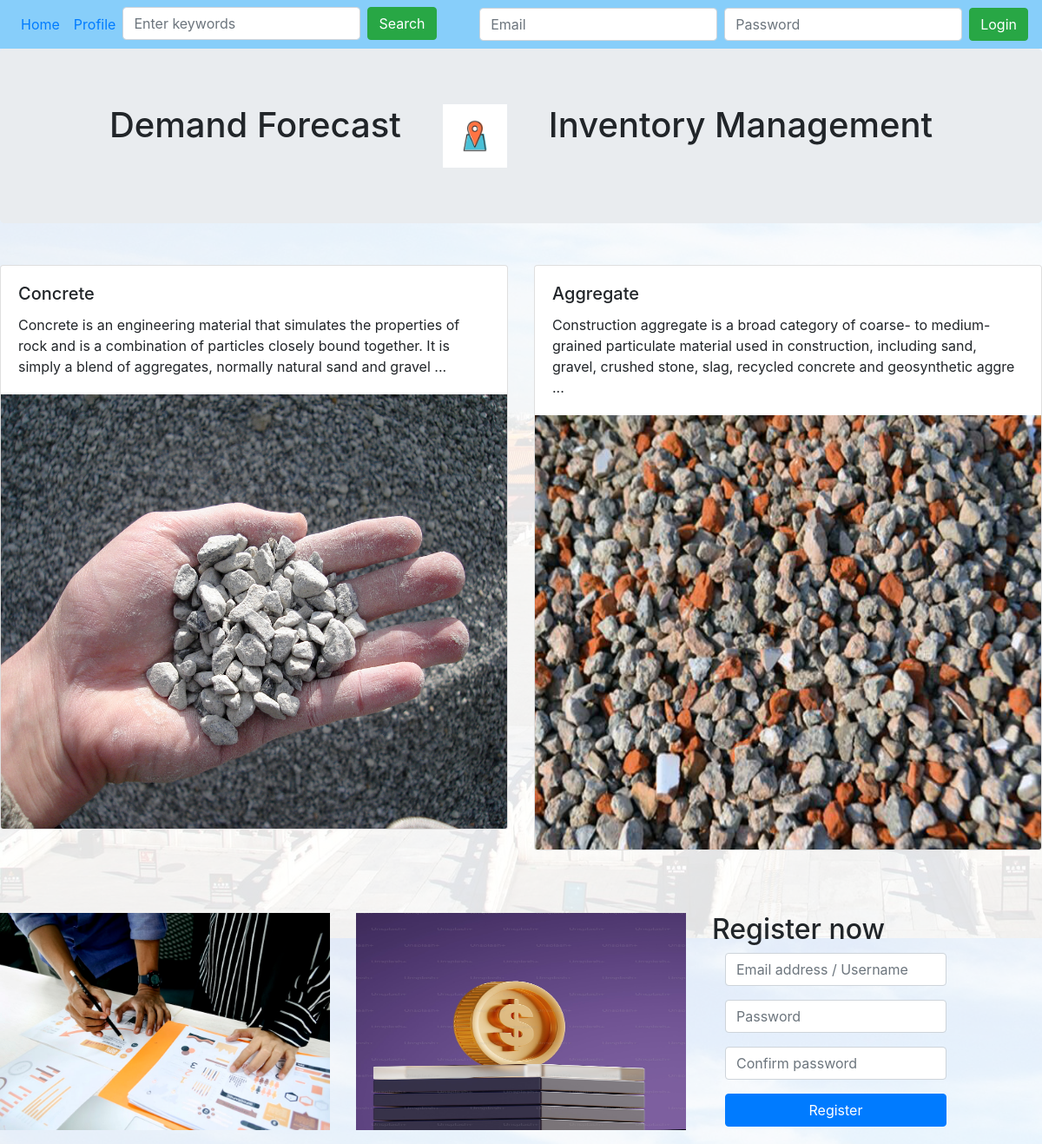
The page /home on the database its author committed.
### app.py (models this page shows, shortened)
class Products(db.Model):
    id = db.Column(db.Integer, primary_key=True)
    title = db.Column(db.String(100))
    text = db.Column(db.Text)
    image = db.Column(db.String(255))

### app.py (the view, shortened to what this page needs)
@app.route("/home/<int:pagenum>", methods=["GET"])
@app.route("/home", methods=["GET", "POST"])
def home(pagenum=1):
    products = Products.query.all()
    products = list(reversed(products))
    user = None
    if "userid" in session:
        user = Users.query.filter_by(id=session["userid"]).first()
    return rt("home.html", listing=PageResult(products, pagenum), user=user)

### app.py (called while the page is built)
    def __iter__(self):
        if self.page - 1 < len(self.full_listing):
            for i in self.full_listing[self.page - 1]:
                yield i
        else:
            return None

### myapp/templates/home.html (shortened to what this page needs)
<!DOCTYPE html>
<html lang="en">
  <head>
    <link rel="stylesheet" href="https://cdn.jsdelivr.net/npm/bootstrap@4.6.2/dist/css/bootstrap.min.css">
  </head>
  <body class="bg_rgba">
    <nav class="navbar navbar-expand-lg" id="navbar">
      <div class="collapse navbar-collapse" id="navbarSupportedContent">
        <ul class="navbar-nav mr-auto">
          <li class="nav-item active">
            <a class="nav-link" href="#">Home</a>
          </li>
          <li class="nav-item active">
            <a class="nav-link" href="/profile">Profile</a>
          </li>
          <li class="nav-item active">
            <form class="form-inline my-2 my-lg-0 navbar-right" action="/home" method="POST">
              <div class="form-group mr-2">
                <input type="text" class="form-control" id="keyword" name="keyword" placeholder="Enter keywords">
              </div>
              <input type="submit" class="btn btn-success" id="btnSearch" value="Search">
            </form>
          </li>
        </ul>
        {% if not session['logged_in'] %}
        <form class="form-inline my-2 my-lg-0 navbar-right" action="/login" method="POST">
          <div class="form-group mr-2">
            <input type="text" class="form-control" name="email" placeholder="Email">
          </div>
          <div class="form-group mr-2">
            <input type="password" class="form-control" name="password" placeholder="Password">
          </div>
          <input type="submit" class="btn btn-success" value="Login">
        </form>
        {% else %}
        <a class="nav-link" href="/logout">Logout</a>
        <a class="nav-link" href="#">{{ user.nickname }} logined</a>
        {% endif %}
      </div>
    </nav>
    <div class="jumbotron">
      <div class="container d-flex justify-content-center">
        <div class="media">
          <div class="media-left">
            <h1 class="media-heading">Demand Forecast</h1>
          </div>
          <div class="media-left ml-5">
            <img src="/static/images/company.png" style="height:73px;width:74px;">
          </div>
          <div class="media-body ml-5">
            <h1 class="media-heading">Inventory Management</h1>
          </div>
        </div>
      </div>
    </div>
    <div class="row mt-5 mb-5">
      {% for r in listing %}
      <div class="col-md-6">
        <div class="row">
          <div class="col-md-12">
            <div class="card mb-4">
              <div class="card-body">
                <h5 class="card-title">{{ r.title|safe }}</h5>
                <p class="card-text">{{ r.text[:200]|safe }} ...</p>
              </div>
              <a href="/products/{{r.id}}">
                <img src="{{ url_for('static', filename='images/' + r.image) }}" class="card-img-bottom img-fluid" style="width: 100%; height: 500px;">
              </a>
            </div>
          </div>
        </div>
      </div>
      {% endfor %}
    </div>
    <div class="row">
      {% for r in range(1,3) %}
      <div class="col-md-4">
        <figure>
          <img src="/static/images/slide{{ r % 10 }}.jpg" class="img-fluid" style="height:250px;width:500px;">
        </figure>
      </div>
      {% endfor %}
      <div class="col-md-4">
        <h2>Register now</h2>
        <form class="form-horizontal" action="/register" method="POST">
          <div class="form-group">
            <div class="col-sm-9">
              <input type="email" class="form-control" id="email" name="email" placeholder="Email address / Username">
            </div>
          </div>
          <div class="form-group">
            <div class="col-sm-9">
              <input type="password" class="form-control" id="password" name="password" placeholder="Password">
            </div>
          </div>
          <div class="form-group">
            <div class="col-sm-9">
              <input type="password" class="form-control" id="password2" name="password2" placeholder="Confirm password">
            </div>
          </div>
          <div class="form-group">
            <div class="col-sm-9">
              <input type="submit" class="btn btn-primary btn-block" value="Register">
            </div>
          </div>
        </form>
      </div>
    </div>
  </body>
</html>

### myapp/templates/home.html (style rules this page uses)
.bg_rgba { background-image: url(/static/images/bg.png); background-color: rgba(255, 255, 255, 0.886); background-blend-mode: overlay; }
.navbar { background-color: #87CEFA; }

### rows shown on the page
Products: title "Concrete", text "Concrete is an engineering material that simulates the properties of rock and is a combination of particles closely bound together. It is simply a blend of aggregates, normally natural sand and gravel", image (picture)
Products: title "Aggregate", text "Construction aggregate is a broad category of coarse- to medium-grained particulate material used in construction, including sand, gravel, crushed stone, slag, recycled concrete and geosynthetic aggre", image (picture)
